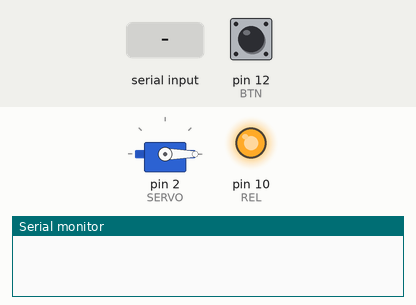
Recording of a sketch running on a simulated Arduino Uno, built with avr-gcc and run on an emulated ATmega328P. On the bench: servo, output pins drawn as LEDs (lit = HIGH), the last lines printed to the serial monitor. The test bench sets the inputs (shaded band); at power-on: pin 12 (BTN) LOW.

Above: at 1.2 s.
1.3 s: pin 12 (BTN) pulled HIGH for 0.15 s
At 1.45 s:
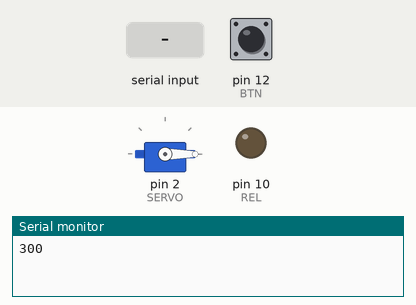
3.1 s: "90,45\n" received over the second serial link
Timing chart, 0 to 6.1 s (numbered marks = the images above; inputs shaded):
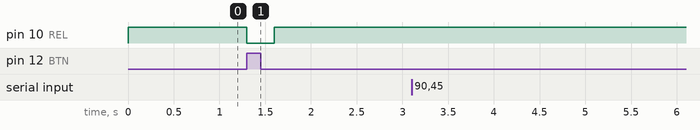

The sketch:

alimentador_ino.ino
```cpp
#include <SoftwareSerial.h>
#include <Servo.h>

#define SERVO 2//define motor servo na porta digital 6
#define REL 10//define rele de energia na porta digital 7
#define ESQ 130 //define alimentador saida da esquerda
#define DIR 20 // define alimentador saida da direita
#define CEN 70 // define alimentador centro
#define DELPOS 500//Define um delay de giro de posicao do servo
#define BTN 12

SoftwareSerial BT(5, 7); // RX, TX
Servo s;//variavel do tipo servo
char cmd;

String command = ""; // Stores response of bluetooth device

int get_tanque(String string){
  String n = "";
  for(int i = 0;string[i] != '#'; i++){
     n += string[i];
   }
   return n.toInt();
}

long get_tempo(String string){
  String n = "";
  for(int i = 2, j = 0; i < string.length(); i++, j++){
     n += string[i];
   }
   return n.toInt();
}

void setup()
{
  Serial.begin(9600);
  BT.begin(9600); // HC-06 usually default baud-rate
  pinMode(SERVO, OUTPUT);
  pinMode(REL,OUTPUT);
  pinMode(BTN,INPUT);
  digitalWrite(REL, HIGH);//Desliga rele alimentador
  s.attach(SERVO);
  //servoDir();
  servoZero();
}

void loop()
{
  if(digitalRead(BTN)){
    while(digitalRead(BTN))
      releLigado(300);
      releDesligado();
  }
  if (BT.available()) {
    while(BT.available()){
     delay(10);
     char c = BT.read();
     command += c;
    }
    Serial.println(command);
    long tempo = get_tempo(command);
    Serial.print("TEMPO: ");
    Serial.println(tempo);
    int tanque = get_tanque(command);
    Serial.println("TANQUE");
    Serial.print(tanque);

    if(tanque==1){
      Serial.write("Tanque1");
      servoDir();
      alimentar(tempo);
    }

    if(tanque==2){
      Serial.write("Tanque2");
      servoEsq();
      alimentar(tempo);
    }

    delay(2000);
    servoZero();
    BT.print(String("End!"));
    command = "";
    tempo = 0;
    tanque = 0;
  }
}


/***************************************
 * Ativa rele para alimentação de peixes
 */
void releLigado(long tempAlim){
  digitalWrite(REL, LOW);//Liga rele alimentador
  Serial.println(tempAlim);
  delay(tempAlim);//Define tempo que alimentador fica ligado
}//fim releligado **************************************


/****************************************
 * Ativa rele para alimentação de peixes
 */
void releDesligado(){
  digitalWrite(REL, HIGH);//Desliga rele alimentador
}//fim reledesligado**************************************


/****************************************
 * posiciona o alimentador no centro
 */
void servoCentro(){
    s.write(0);
    delay(DELPOS);
    s.write(CEN);
}//fim servo centro**************************************


/****************************************
 * posiciona o alimentador na esquerda do servo
 */
void servoEsq(){
    s.write(0);
    delay(DELPOS);
    s.write(ESQ);
}// fim servoesq**************************************


/****************************************
 * posiciona o alimentador na direita do servo
 */
void servoDir(){
    s.write(0);
    delay(DELPOS);
    s.write(DIR);
}// fim servodir**************************************

/****************************************
 * posiciona o alimentador na posicao 0
 */
void servoZero(){
    s.write(0);
}// fim servodir**************************************


/****************************************
 * define a quantidde em gramas que se deve alimentar no momento
 */
void alimentar(long tempo){
  //float tempo = (qtdG/130)*RAC10G;divide a quantidade por 10 pois o tempo min de alim e 10G
  releLigado(tempo);
  releDesligado();
}//fim alimentar**************************************
```

Measured:
- after the input at 1.3 s, pin 10 (REL): HIGH → LOW at once, → HIGH 0.30 s later
